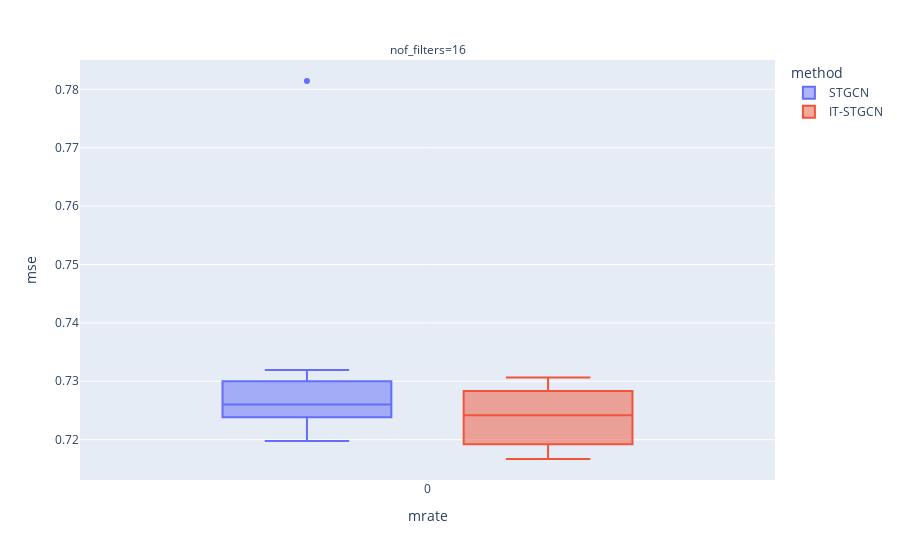

Notebook cell for this chart:
### Markdown cell above
## Baseline

### Code cell
data.query("method!='GNAR' and mrate ==0 ").plot.box(backend='plotly',x='mrate',color='method',y='mse',facet_col='nof_filters',height=600)

### Figure 1 — Plotly figure (JSON) as saved in the notebook; plotly's stock layout.template omitted (floating-point values rounded to 4 significant figures)
{"data": [{"alignmentgroup": "True", "hovertemplate": "method=STGCN<br>nof_filters=16<br>mrate=%{x}<br>mse=%{y}<extra></extra>", "legendgroup": "STGCN", "marker": {"color": "#636efa"}, "name": "STGCN", "notched": false, "offsetgroup": "STGCN", "orientation": "v", "showlegend": true, "type": "box", "x": [0, 0, 0, 0, 0, 0, 0, 0, 0, 0, 0, 0, 0, 0, 0], "x0": " ", "xaxis": "x", "y": [0.7314, 0.7198, 0.7296, 0.7254, 0.7245, 0.7814, 0.7302, 0.7247, 0.7226, 0.7212, 0.7236, 0.7272, 0.7319, 0.7272, 0.726], "y0": " ", "yaxis": "y"}, {"alignmentgroup": "True", "hovertemplate": "method=IT-STGCN<br>nof_filters=16<br>mrate=%{x}<br>mse=%{y}<extra></extra>", "legendgroup": "IT-STGCN", "marker": {"color": "#EF553B"}, "name": "IT-STGCN", "notched": false, "offsetgroup": "IT-STGCN", "orientation": "v", "showlegend": true, "type": "box", "x": [0, 0, 0, 0, 0, 0, 0, 0, 0, 0, 0, 0, 0, 0, 0], "x0": " ", "xaxis": "x", "y": [0.73, 0.7263, 0.7167, 0.723, 0.726, 0.7219, 0.722, 0.7183, 0.729, 0.7183, 0.7242, 0.7292, 0.7307, 0.7249, 0.7181], "y0": " ", "yaxis": "y"}], "layout": {"annotations": [{"font": {}, "showarrow": false, "text": "nof_filters=16", "x": 0.5, "xanchor": "center", "xref": "paper", "y": 1, "yanchor": "bottom", "yref": "paper"}], "autosize": true, "boxmode": "group", "legend": {"title": {"text": "method"}, "tracegroupgap": 0}, "margin": {"t": 60}, "xaxis": {"anchor": "y", "autorange": true, "domain": [0, 1], "range": [-0.5018, 0.5018], "title": {"text": "mrate"}, "type": "linear"}, "yaxis": {"anchor": "x", "autorange": true, "domain": [0, 1], "range": [0.7131, 0.785], "title": {"text": "mse"}, "type": "linear"}}}
